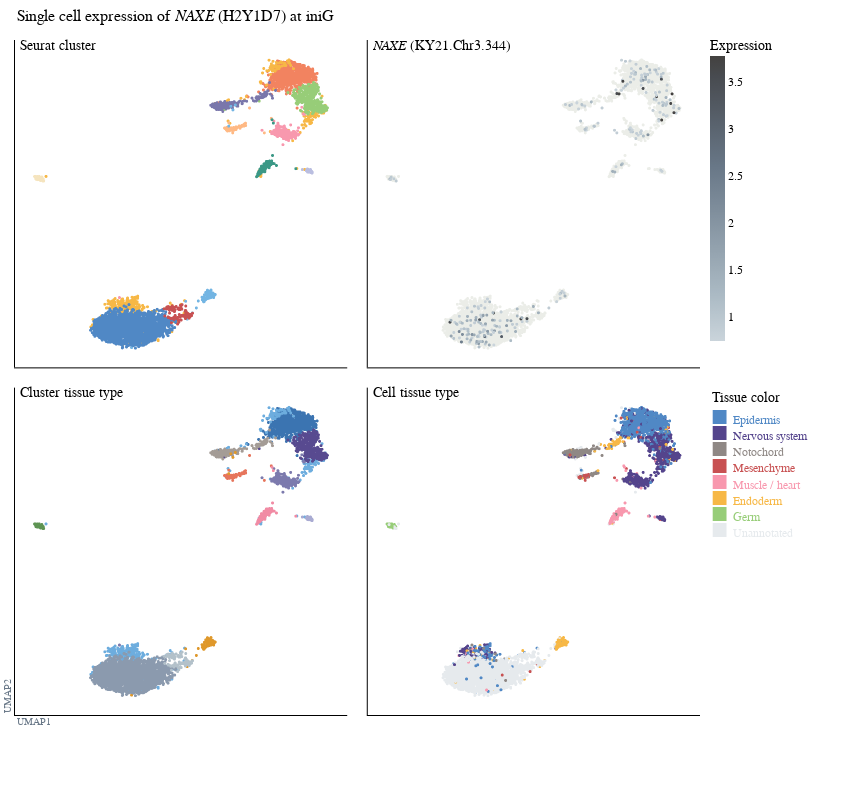

Notebook source saved alongside this figure:
### Markdown cell above
## 6.4 Generating UMAP scatter plots

The `zoogletools` package also contains functions for generating UMAP plots showing the expression of individual genes and their tissue context.

### Code cell
input_id = "NAXE"
stage = CionaStage.INIG

umap_plot = zt.ciona.plotting.plot_expression_umap(
    stage=stage,
    input_id=input_id,
    input_id_type=CionaIDTypes.HGNC_GENE_SYMBOL,
    mapper=id_mapper,
    data_dirpath=PIEKARZ_DATA_DIRPATH,
    annotation_data_dirpath=CAO_DATA_DIRPATH,
)

umap_plot.show()

### Figure 1 — Plotly figure (JSON) as saved in the notebook; plotly's stock layout.template omitted (floating-point values rounded to 4 significant figures; data arrays with more than 128 entries replaced by an {"elided": "..."} marker saying what was removed)
{"data": [{"customdata": {"elided": "4372x6 mixed values"}, "hovertemplate": "<b>Barcode</b>: %{customdata[0]}<br><b>Replicate</b>: %{customdata[1]}<br><b>Seurat cluster</b>: %{customdata[2]}<br><b>Annotation</b>: %{customdata[3]}<br><b>Expression</b>: %{customdata[4]}<br><b>Tissue type</b>: %{customdata[5]}", "marker": {"color": {"elided": "4372 str values"}, "size": 3}, "mode": "markers", "showlegend": false, "type": "scattergl", "x": {"elided": "4372 float values"}, "xaxis": "x", "y": {"elided": "4372 float values"}, "yaxis": "y"}, {"customdata": {"elided": "4113x6 mixed values"}, "hovertemplate": "<b>Barcode</b>: %{customdata[0]}<br><b>Replicate</b>: %{customdata[1]}<br><b>Seurat cluster</b>: %{customdata[2]}<br><b>Annotation</b>: %{customdata[3]}<br><b>Expression</b>: %{customdata[4]}<br><b>Tissue type</b>: %{customdata[5]}", "marker": {"color": "#EBEDE8", "size": 3}, "mode": "markers", "showlegend": false, "type": "scattergl", "x": {"elided": "4113 float values"}, "xaxis": "x2", "y": {"elided": "4113 float values"}, "yaxis": "y2"}, {"customdata": {"elided": "259x6 mixed values"}, "hovertemplate": "<b>Barcode</b>: %{customdata[0]}<br><b>Replicate</b>: %{customdata[1]}<br><b>Seurat cluster</b>: %{customdata[2]}<br><b>Annotation</b>: %{customdata[3]}<br><b>Expression</b>: %{customdata[4]}<br><b>Tissue type</b>: %{customdata[5]}", "marker": {"color": {"elided": "259 float values"}, "colorbar": {"len": 0.45, "outlinewidth": 0, "thickness": 15, "tickfont": {"family": "SuisseIntlMono", "size": 12}, "title": {"font": {"family": "SuisseIntl-SemiBold", "size": 14}, "text": "Expression"}, "x": 1, "xref": "paper", "y": 0.78, "yanchor": "middle", "ypad": 0, "yref": "paper"}, "colorscale": {"elided": "256x2 mixed values"}, "size": 3}, "mode": "markers", "showlegend": false, "type": "scattergl", "x": {"elided": "259 float values"}, "xaxis": "x2", "y": {"elided": "259 float values"}, "yaxis": "y2"}, {"customdata": {"elided": "4372x6 mixed values"}, "hovertemplate": "<b>Barcode</b>: %{customdata[0]}<br><b>Replicate</b>: %{customdata[1]}<br><b>Seurat cluster</b>: %{customdata[2]}<br><b>Annotation</b>: %{customdata[3]}<br><b>Expression</b>: %{customdata[4]}<br><b>Tissue type</b>: %{customdata[5]}", "marker": {"color": {"elided": "4372 str values"}, "size": 3}, "mode": "markers", "showlegend": false, "type": "scattergl", "x": {"elided": "4372 float values"}, "xaxis": "x3", "y": {"elided": "4372 float values"}, "yaxis": "y3"}, {"customdata": {"elided": "4372x6 mixed values"}, "hovertemplate": "<b>Barcode</b>: %{customdata[0]}<br><b>Replicate</b>: %{customdata[1]}<br><b>Seurat cluster</b>: %{customdata[2]}<br><b>Annotation</b>: %{customdata[3]}<br><b>Expression</b>: %{customdata[4]}<br><b>Tissue type</b>: %{customdata[5]}", "marker": {"color": {"elided": "4372 str values"}, "size": 3}, "mode": "markers", "showlegend": false, "type": "scattergl", "x": {"elided": "4372 float values"}, "xaxis": "x4", "y": {"elided": "4372 float values"}, "yaxis": "y4"}], "layout": {"annotations": [{"font": {"family": "SuisseIntl-SemiBold", "size": 14}, "showarrow": false, "text": "Seurat cluster", "x": 0.01, "xanchor": "left", "xref": "x domain", "y": 1.01, "yanchor": "top", "yref": "y domain"}, {"font": {"family": "SuisseIntl-SemiBold", "size": 14}, "showarrow": false, "text": "<i>NAXE</i> (KY21.Chr3.344)", "x": 0.01, "xanchor": "left", "xref": "x2 domain", "y": 1.01, "yanchor": "top", "yref": "y2 domain"}, {"font": {"family": "SuisseIntl-SemiBold", "size": 14}, "showarrow": false, "text": "Cluster tissue type", "x": 0.01, "xanchor": "left", "xref": "x3 domain", "y": 1.01, "yanchor": "top", "yref": "y3 domain"}, {"font": {"family": "SuisseIntl-SemiBold", "size": 14}, "showarrow": false, "text": "Cell tissue type", "x": 0.01, "xanchor": "left", "xref": "x4 domain", "y": 1.01, "yanchor": "top", "yref": "y4 domain"}, {"font": {"color": "#687787", "size": 10}, "showarrow": false, "text": "UMAP1", "x": 0, "xanchor": "left", "xref": "x3 domain", "y": 0, "yanchor": "top", "yref": "y3 domain"}, {"font": {"color": "#687787", "size": 10}, "showarrow": false, "text": "UMAP2", "textangle": -90, "x": 0, "xanchor": "right", "xref": "x3 domain", "y": 0, "yanchor": "bottom", "yref": "y3 domain"}, {"font": {"family": "SuisseIntl-SemiBold", "size": 16}, "showarrow": false, "text": "Single cell expression of <i>NAXE</i> (H2Y1D7) at iniG", "x": 0, "xanchor": "left", "xref": "paper", "y": 1.05, "yanchor": "top", "yref": "paper"}, {"font": {"color": "black", "family": "SuisseIntl-SemiBold", "size": 14}, "showarrow": false, "text": "Tissue color", "x": 1.015, "xanchor": "left", "xref": "paper", "y": 0.47, "yanchor": "middle", "yref": "paper"}, {"font": {"color": "#5088C5", "size": 20}, "showarrow": false, "text": "■", "x": 1.015, "xanchor": "left", "xref": "paper", "y": 0.44, "yanchor": "middle", "yref": "paper"}, {"font": {"color": "#5088C5", "size": 12}, "showarrow": false, "text": "Epidermis", "x": 1.045, "xanchor": "left", "xref": "paper", "y": 0.437, "yanchor": "middle", "yref": "paper"}, {"font": {"color": "#54448C", "size": 20}, "showarrow": false, "text": "■", "x": 1.015, "xanchor": "left", "xref": "paper", "y": 0.416, "yanchor": "middle", "yref": "paper"}, {"font": {"color": "#54448C", "size": 12}, "showarrow": false, "text": "Nervous system", "x": 1.045, "xanchor": "left", "xref": "paper", "y": 0.413, "yanchor": "middle", "yref": "paper"}, {"font": {"color": "#8F8885", "size": 20}, "showarrow": false, "text": "■", "x": 1.015, "xanchor": "left", "xref": "paper", "y": 0.392, "yanchor": "middle", "yref": "paper"}, {"font": {"color": "#8F8885", "size": 12}, "showarrow": false, "text": "Notochord", "x": 1.045, "xanchor": "left", "xref": "paper", "y": 0.389, "yanchor": "middle", "yref": "paper"}, {"font": {"color": "#C85152", "size": 20}, "showarrow": false, "text": "■", "x": 1.015, "xanchor": "left", "xref": "paper", "y": 0.368, "yanchor": "middle", "yref": "paper"}, {"font": {"color": "#C85152", "size": 12}, "showarrow": false, "text": "Mesenchyme", "x": 1.045, "xanchor": "left", "xref": "paper", "y": 0.365, "yanchor": "middle", "yref": "paper"}, {"font": {"color": "#F898AE", "size": 20}, "showarrow": false, "text": "■", "x": 1.015, "xanchor": "left", "xref": "paper", "y": 0.344, "yanchor": "middle", "yref": "paper"}, {"font": {"color": "#F898AE", "size": 12}, "showarrow": false, "text": "Muscle / heart", "x": 1.045, "xanchor": "left", "xref": "paper", "y": 0.341, "yanchor": "middle", "yref": "paper"}, {"font": {"color": "#F7B846", "size": 20}, "showarrow": false, "text": "■", "x": 1.015, "xanchor": "left", "xref": "paper", "y": 0.32, "yanchor": "middle", "yref": "paper"}, {"font": {"color": "#F7B846", "size": 12}, "showarrow": false, "text": "Endoderm", "x": 1.045, "xanchor": "left", "xref": "paper", "y": 0.317, "yanchor": "middle", "yref": "paper"}, {"font": {"color": "#97CD78", "size": 20}, "showarrow": false, "text": "■", "x": 1.015, "xanchor": "left", "xref": "paper", "y": 0.296, "yanchor": "middle", "yref": "paper"}, {"font": {"color": "#97CD78", "size": 12}, "showarrow": false, "text": "Germ", "x": 1.045, "xanchor": "left", "xref": "paper", "y": 0.293, "yanchor": "middle", "yref": "paper"}, {"font": {"color": "#E6EAED", "size": 20}, "showarrow": false, "text": "■", "x": 1.015, "xanchor": "left", "xref": "paper", "y": 0.272, "yanchor": "middle", "yref": "paper"}, {"font": {"color": "#E6EAED", "size": 12}, "showarrow": false, "text": "Unannotated", "x": 1.045, "xanchor": "left", "xref": "paper", "y": 0.269, "yanchor": "middle", "yref": "paper"}], "height": 800, "margin": {"l": 15, "r": 150}, "width": 850, "xaxis": {"anchor": "y", "domain": [0, 0.485], "matches": "x3", "showticklabels": false, "ticks": ""}, "xaxis2": {"anchor": "y2", "domain": [0.515, 1], "matches": "x3", "showticklabels": false, "ticks": ""}, "xaxis3": {"anchor": "y3", "domain": [0, 0.485], "showticklabels": false, "ticks": ""}, "xaxis4": {"anchor": "y4", "domain": [0.515, 1], "matches": "x3", "showticklabels": false, "ticks": ""}, "yaxis": {"anchor": "x", "domain": [0.515, 1], "matches": "y3", "showticklabels": false, "ticks": ""}, "yaxis2": {"anchor": "x2", "domain": [0.515, 1], "matches": "y3", "showticklabels": false, "ticks": ""}, "yaxis3": {"anchor": "x3", "domain": [0, 0.485], "showticklabels": false, "ticks": ""}, "yaxis4": {"anchor": "x4", "domain": [0, 0.485], "matches": "y3", "showticklabels": false, "ticks": ""}}}
